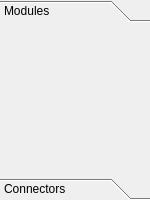
<?xml version="1.0" encoding="UTF-8"?>
<ui version="4.0">
 <class>ModulesToolBox</class>
 <widget class="QToolBox" name="ModulesToolBox">
  <property name="geometry">
   <rect>
    <x>0</x>
    <y>0</y>
    <width>150</width>
    <height>200</height>
   </rect>
  </property>
  <property name="minimumSize">
   <size>
    <width>150</width>
    <height>0</height>
   </size>
  </property>
  <property name="maximumSize">
   <size>
    <width>150</width>
    <height>16777215</height>
   </size>
  </property>
  <property name="windowTitle">
   <string>ToolBox</string>
  </property>
  <property name="currentIndex">
   <number>0</number>
  </property>
  <widget class="QWidget" name="modules">
   <property name="geometry">
    <rect>
     <x>0</x>
     <y>0</y>
     <width>150</width>
     <height>132</height>
    </rect>
   </property>
   <attribute name="label">
    <string>Modules</string>
   </attribute>
  </widget>
  <widget class="QWidget" name="connectors">
   <property name="geometry">
    <rect>
     <x>0</x>
     <y>0</y>
     <width>150</width>
     <height>132</height>
    </rect>
   </property>
   <attribute name="label">
    <string>Connectors</string>
   </attribute>
  </widget>
 </widget>
 <resources/>
 <connections/>
</ui>
